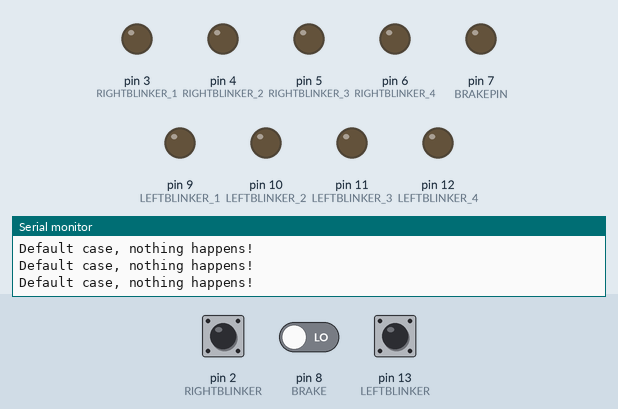
This program was run on a simulated Arduino Uno, built with avr-gcc and run on an emulated ATmega328P. Shown: output pins drawn as LEDs (lit = HIGH), the last lines printed to the serial monitor. Dashed ring = blinking. Inputs (shaded band) come from the test bench; at power-on: pin 2 (RIGHTBLINKER) LOW, pin 13 (LEFTBLINKER) LOW, pin 8 (BRAKE) LOW.

Above: at 1.4 s.
1.5 s: pin 2 (RIGHTBLINKER) pulled HIGH for 0.3 s
At 1.7 s:
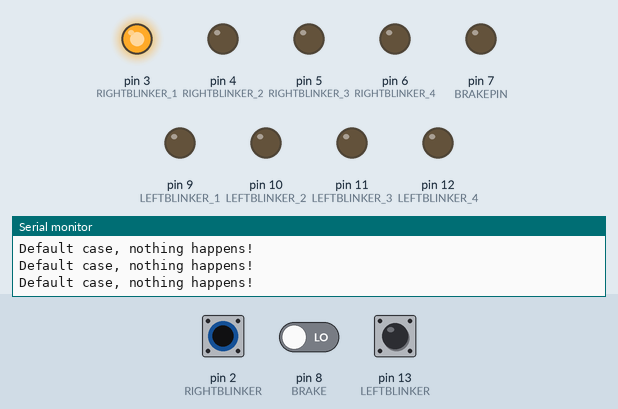
3.5 s: pin 13 (LEFTBLINKER) pulled HIGH for 3.2 s
At 3.91 s:
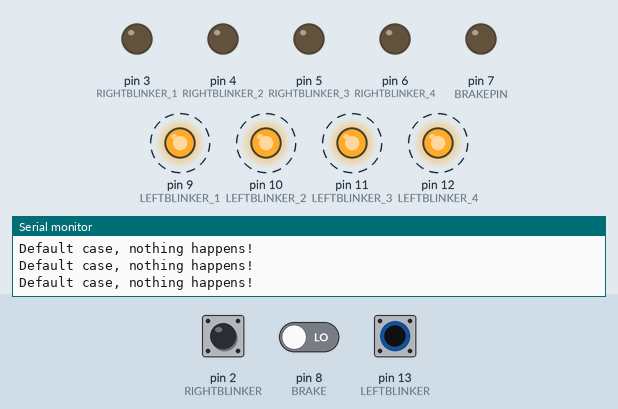
8.2 s: pin 8 (BRAKE) driven HIGH
At 8.9 s:
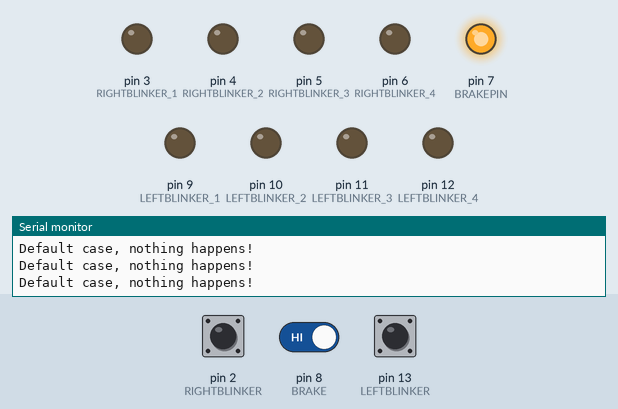
9.8 s: pin 13 (LEFTBLINKER) pulled HIGH for 0.3 s
At 10.04 s:
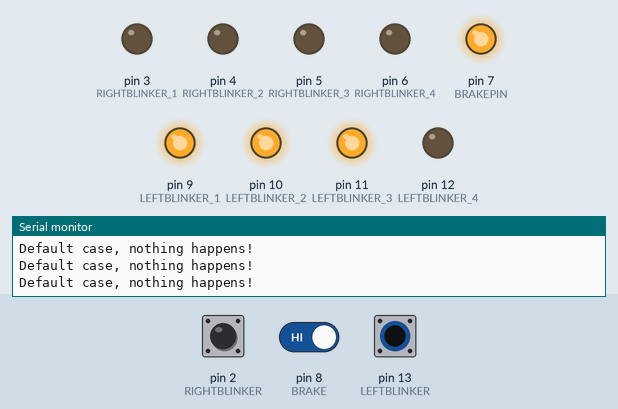
11.6 s: pin 2 (RIGHTBLINKER) pulled HIGH for 1 s
At 11.78 s:
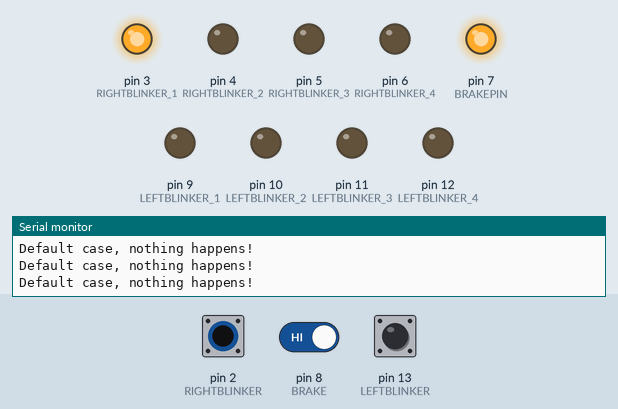
14.1 s: pin 2 (RIGHTBLINKER) pulled HIGH for 3.2 s
At 14.5 s:
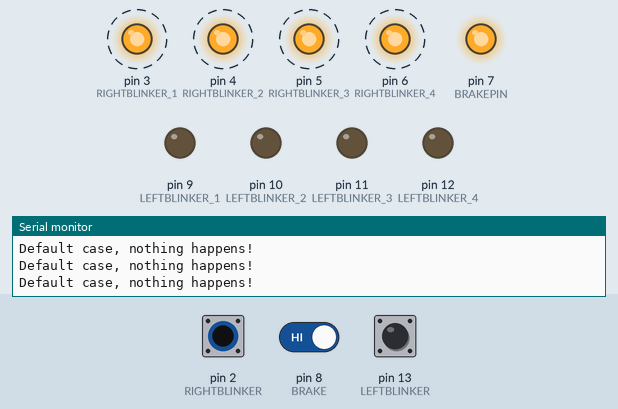
Timing chart, 0 to 18.8 s (numbered marks = the images above; inputs shaded):
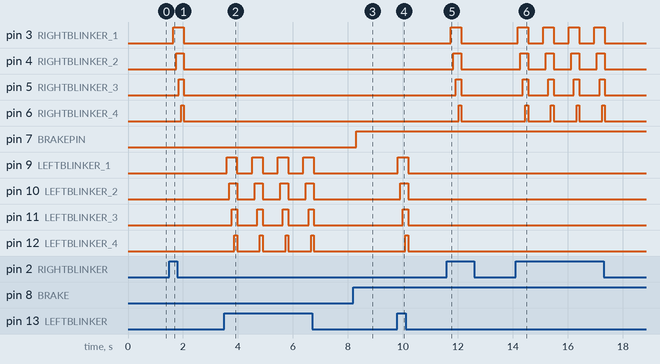

Measured:
- after the input at 1.5 s, pin 3 (RIGHTBLINKER_1): LOW → HIGH after 0.15 s, → LOW 0.38 s later; pin 4 (RIGHTBLINKER_2): LOW → HIGH after 0.25 s, → LOW 0.29 s later; pin 5 (RIGHTBLINKER_3): LOW → HIGH after 0.34 s, → LOW 0.19 s later; pin 6 (RIGHTBLINKER_4): LOW → HIGH after 0.44 s, → LOW 0.10 s later
- after the input at 3.5 s, pin 9 (LEFTBLINKER_1): alternates HIGH for 0.38 s and LOW for 0.55 s, 8 changes in all, then stays LOW, starting after 0.08 s; pin 10 (LEFTBLINKER_2): alternates HIGH for 0.29 s and LOW for 0.65 s, 8 changes in all, then stays LOW, starting after 0.18 s
- after the input at 8.2 s, pin 7 (BRAKEPIN): LOW → HIGH after 0.11 s
- after the input at 9.8 s, pin 9 (LEFTBLINKER_1): LOW → HIGH at once, → LOW 0.38 s later; pin 10 (LEFTBLINKER_2): LOW → HIGH after 0.10 s, → LOW 0.29 s later; pin 11 (LEFTBLINKER_3): LOW → HIGH after 0.20 s, → LOW 0.19 s later; pin 12 (LEFTBLINKER_4): LOW → HIGH after 0.29 s, → LOW 0.10 s later
- after the input at 11.6 s, pin 3 (RIGHTBLINKER_1): LOW → HIGH after 0.14 s, → LOW 0.38 s later; pin 4 (RIGHTBLINKER_2): LOW → HIGH after 0.23 s, → LOW 0.29 s later; pin 5 (RIGHTBLINKER_3): LOW → HIGH after 0.33 s, → LOW 0.19 s later; pin 6 (RIGHTBLINKER_4): LOW → HIGH after 0.42 s, → LOW 0.10 s later
- after the input at 14.1 s, pin 3 (RIGHTBLINKER_1): alternates HIGH for 0.38 s and LOW for 0.55 s, 8 changes in all, then stays LOW, starting after 0.07 s; pin 4 (RIGHTBLINKER_2): alternates HIGH for 0.29 s and LOW for 0.65 s, 8 changes in all, then stays LOW, starting after 0.16 s

The program:

main.cpp
```cpp
#include <Arduino.h>
#include "header.h"

/*
 * Varibles Area
 */

// setare variabile pentru pinii de input
// in aceste var. vom memora starea contactelor pe parcursul programului
int leftBlinkerVal = 0;
int brakeVal = 0;
int rightBlinkerVal = 0;

// variabile switch
int switchIn;

/*
 * End of variables area
 */

void setup()
{
  // put your setup code here, to run once:
  Serial.begin(9600);
  // setare pini se semnal ca INPUT
  pinMode(LEFTBLINKER, INPUT);
  pinMode(BRAKE, INPUT);
  pinMode(RIGHTBLINKER, INPUT);

  // setare pini ca OUTPUT semnal stanga
  pinMode(LEFTBLINKER_1, OUTPUT);
  pinMode(LEFTBLINKER_2, OUTPUT);
  pinMode(LEFTBLINKER_3, OUTPUT);
  pinMode(LEFTBLINKER_4, OUTPUT);

  // setare pin frana
  pinMode(BRAKEPIN, OUTPUT);

  // setare pini dreapta
  pinMode(RIGHTBLINKER_1, OUTPUT);
  pinMode(RIGHTBLINKER_2, OUTPUT);
  pinMode(RIGHTBLINKER_3, OUTPUT);
  pinMode(RIGHTBLINKER_4, OUTPUT);
}

void loop()
{
  // resetare pini pe 0
  if (brakeVal == LOW)
  {
    ledCommand(BRAKEPIN, LOW, NODELAY);
  }
  offLED(0);
  offLED(1);
  delay(BLINKDSHADE);

  // aprindere LED uri in functie de semnalul primit
  leftBlinkerVal = digitalRead(LEFTBLINKER);   // asignare variabilei left blinker inputul de la pinul digital de read
  brakeVal = digitalRead(BRAKE);               // la fel ca sus, numai ca pentru frana
  rightBlinkerVal = digitalRead(RIGHTBLINKER); // la fel, dar pentru partea dreapta

  // verificare pentru hazard si frana de urgenta
  if ((brakeVal == HIGH) && (leftBlinkerVal == HIGH) && (rightBlinkerVal == HIGH))
  {
    Serial.println("We are in case 4!");
    switchIn = 4;
  }
  // verificare pentru hazard
  else if ((leftBlinkerVal == HIGH) && (rightBlinkerVal == HIGH) && (brakeVal == LOW))
  {
    switchIn = 5;
    Serial.println("We are in case 5!");
  }
  // verificam daca este circuitul inchis si setavariabila pe 1
  else if (leftBlinkerVal == HIGH)
  {
    switchIn = 1;
  }
  // verificam circuitul pentru dreapta
  else if (rightBlinkerVal == HIGH)
  {
    switchIn = 2;
  }
  // verificam circuitul pentru frana
  else if (brakeVal == HIGH)
  {
    switchIn = 3;
  }

  switch (switchIn)
  {
  // pentru partea stanga
  case 1:
    signalState(0); // 0 reprezinta prima linie din matrice
    delay(BLINKDSHADE);
    break;

  // pentru partea dreapta
  case 2:
    signalState(1); // 1 reprezinta linia 2 din matrice
    delay(BLINKDSHADE);
    break;

  // pentru frana
  case 3:
    digitalWrite(BRAKEPIN, brakeVal); //brake pin ON
    break;

  // pentru hazard si frana intermitenta
  case 4:
    onLED(0); // turn on led's with onLED function
    digitalWrite(BRAKEPIN, HIGH); // brake light ON
    delay(BLINKDSHADE); // delay set between HIGH&LOW
    break;

  // pentru hazard
  case 5:
    onLED(0);// turn on led's with onLED function
    delay(BLINKDSHADE);// delay set between HIGH&LOW
    break;

  default:
    Serial.println("Default case, nothing happens!");
  }

  switchIn = 0; //switch var reset to avoid infinite loop in same case

  delay(LOOPDELAY);
}
```

header.h
```cpp
#ifndef LED_FUNCTIONS_H
#define LED_FUNCTIONS_H
#include <Arduino.h>

// definire Delay
#define DYNAMIC 95      // timp de asteptare aprindere leduri la semnalizare
#define EMBRAKE 100     // timp de asteptare pentru frana
#define BLINKDSHADE 150 // timpul de asteptare intre semnalizari, din momentul in care se sting led-urile si incep iar
#define LOOPDELAY 100   // timpul de asteptare al functiei loop
#define NODELAY 0       // TIMP PENTRU INCHIS LED-URI

// definire contacte
#define LEFTBLINKER 13 // constante pentru simularea de contacte, pentru semnalizare stanga
#define BRAKE 8        // pentru frana
#define RIGHTBLINKER 2 // pentru semnalizare dreapta

// define semnal dreapta
#define RIGHTBLINKER_1 3 // LED 1 partea dreapta    LED-urile se numara de jos in sus
#define RIGHTBLINKER_2 4 // LED 2 partea dreapta
#define RIGHTBLINKER_3 5 // LED 3 partea dreapta
#define RIGHTBLINKER_4 6 // LED 4 partea dreapta

// definire semnal stanga
#define LEFTBLINKER_1 9  // LED 1 partea stanga     LED-urile se numara de jos in sus
#define LEFTBLINKER_2 10 // LED 1 partea stanga
#define LEFTBLINKER_3 11 // LED 1 partea stanga
#define LEFTBLINKER_4 12 // LED 1 partea stanga

// definire frana
#define BRAKEPIN 7 // LED-ul utilizat pentru frana

void ledCommand(int pinNr, int state, int delayVal);
//void readPin(int pinNr);
void signalState(int blinkerSide);
void offLED(int signalSide);
void onLED(int signalOnSide);


#endif
```

led_functions.cpp
```cpp
#include "header.h"

int blinkerArr[2][4] = {{LEFTBLINKER_1, LEFTBLINKER_2, LEFTBLINKER_3, LEFTBLINKER_4},
                        {RIGHTBLINKER_1, RIGHTBLINKER_2, RIGHTBLINKER_3, RIGHTBLINKER_4}};

// functii de comanda LED-uri:
// functie ce scrie stari pe pini
void ledCommand(int pinNr, int state, int delayVal)
{
  digitalWrite(pinNr, state);
  delay(delayVal);
}

/*
 * Function used to .. de completat
 * Input:
 * Outout:
 */
void signalState(int blinkerSide)
{
  for (int i = 0; i < 4; i++)
  {
    ledCommand(blinkerArr[blinkerSide][i], HIGH, DYNAMIC);
  }

  for (int i = 0; i < 4; i++)
  {
    ledCommand(blinkerArr[blinkerSide][i], LOW, NODELAY);
  }

  delay(BLINKDSHADE);
}

void offLED(int signalSide)
{
  for (int i = 0; i < 4; i++)
  {
    ledCommand(blinkerArr[signalSide][i], LOW, NODELAY);
  }
}

void onLED(int signalOnSide)
{
  int secondRowOn = 1;
  for (int i = 0; i < 4; i++)
  {
    ledCommand(blinkerArr[signalOnSide][i], HIGH, NODELAY);
    ledCommand(blinkerArr[secondRowOn][i], HIGH, NODELAY);
    delay(DYNAMIC);
  }
}
```
